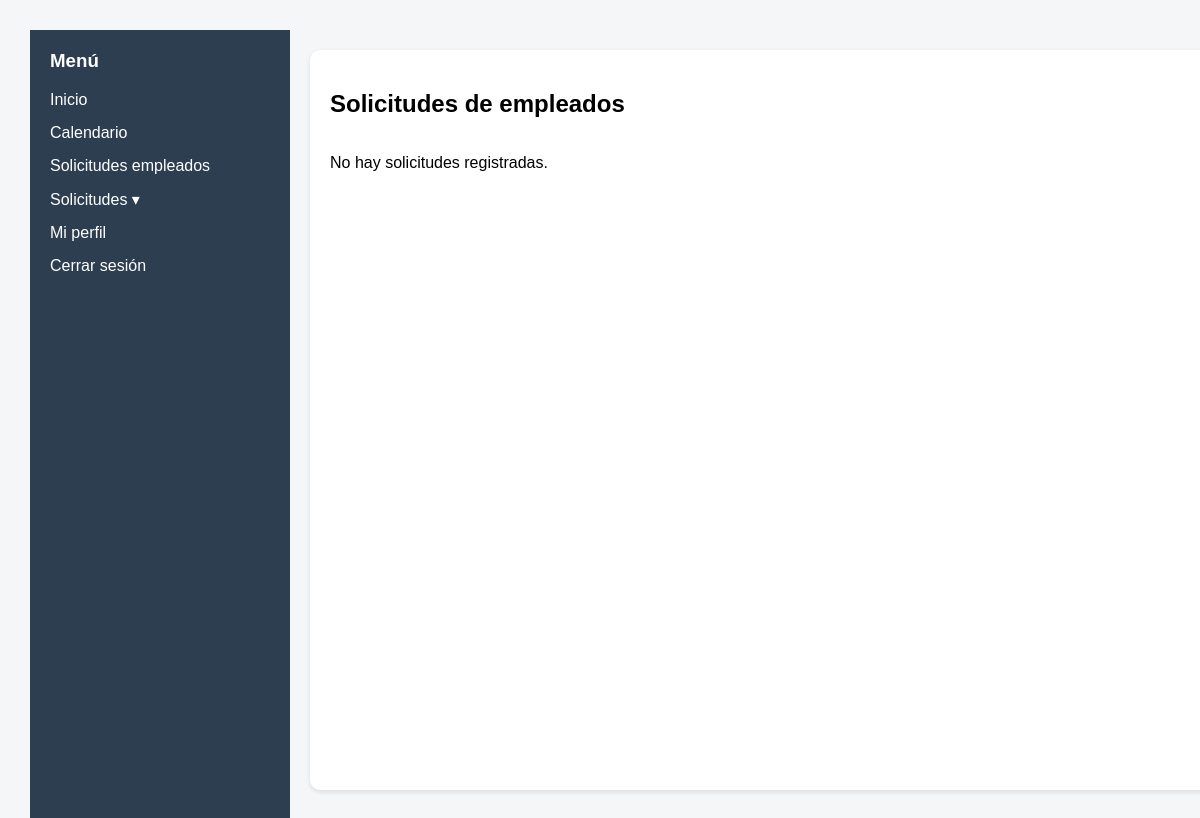
Before: /frontend/views/admin_solicitudes.php (signed in) with the older database file.
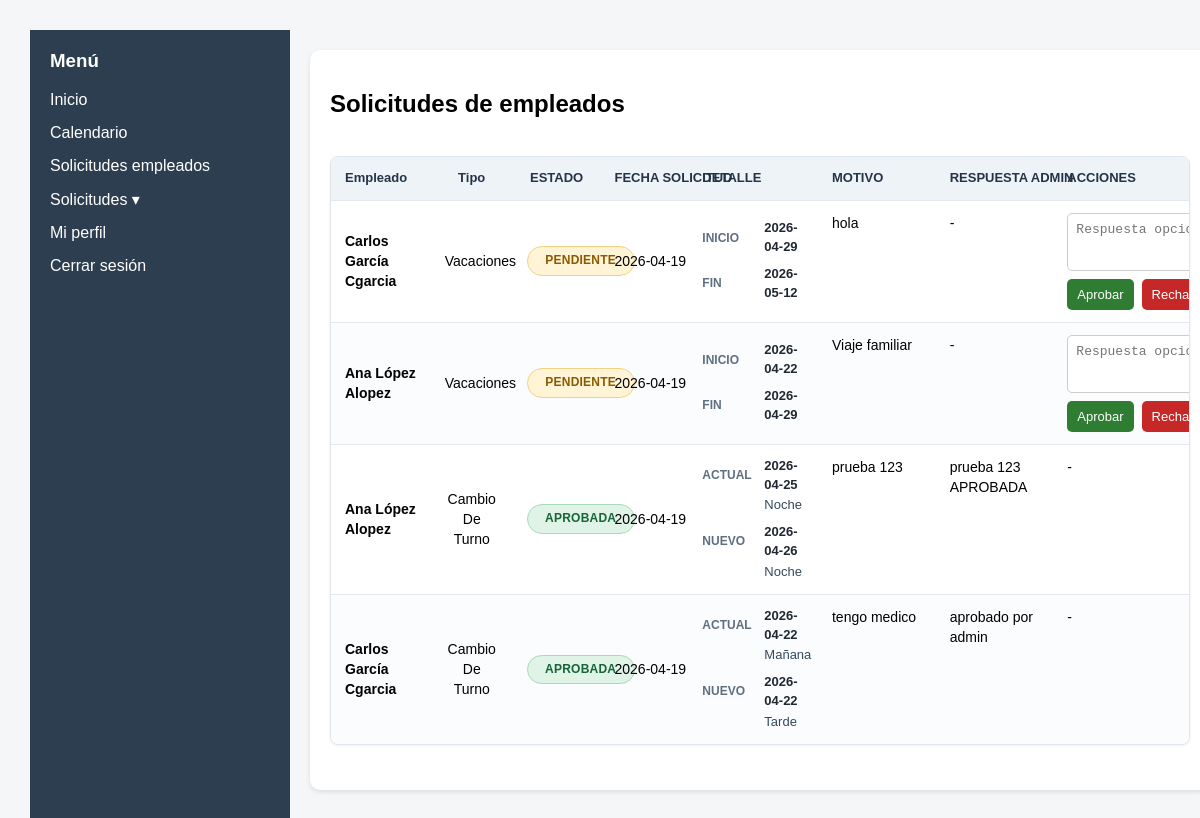
After: the same page with the newer database file.
### tables this page shows
CREATE TABLE SOLICITUD (
    id_solicitud INTEGER PRIMARY KEY AUTOINCREMENT,
    tipo TEXT NOT NULL,
    motivo TEXT,
    estado TEXT NOT NULL,
    fecha_solicitud TEXT NOT NULL,
    id_empleado INTEGER NOT NULL, fecha_inicio TEXT, fecha_fin TEXT, fecha_turno_actual TEXT, turno_actual TEXT, fecha_turno_nuevo TEXT, turno_nuevo TEXT, respuesta_admin TEXT,
    FOREIGN KEY (id_empleado) REFERENCES EMPLEADO(id_empleado)
);

CREATE TABLE EMPLEADO (
	id_empleado INTEGER PRIMARY KEY AUTOINCREMENT,
	nombre TEXT NOT NULL,
	email TEXT NOT NULL,
	dni TEXT NOT NULL,
	telefono TEXT,
	usuario TEXT NOT NULL,
	contrasena TEXT NOT NULL,
	rol TEXT NOT NULL
);

### frontend/views/admin_solicitudes.php (the view, shortened to what this page needs)
<?php include '../components/header.php'; ?>
<?php include '../components/layout.php'; ?>
<?php
$db = getDB();
$stmt = $db->prepare("
  SELECT
    s.id_solicitud,
    s.tipo,
    s.motivo,
    s.estado,
    s.fecha_solicitud,
    s.fecha_inicio,
    s.fecha_fin,
    s.fecha_turno_actual,
    s.turno_actual,
    s.fecha_turno_nuevo,
    s.turno_nuevo,
    s.respuesta_admin,
    e.nombre,
    e.usuario,
    e.email
  FROM SOLICITUD s
  INNER JOIN EMPLEADO e ON s.id_empleado = e.id_empleado
  ORDER BY
    CASE s.estado
      WHEN 'pendiente' THEN 1
      WHEN 'aprobada' THEN 2
      WHEN 'rechazada' THEN 3
      ELSE 4
    END,
    s.fecha_solicitud DESC,
    s.id_solicitud DESC
");
$stmt->execute();
$solicitudes = $stmt->fetchAll(PDO::FETCH_ASSOC);
function mostrarTipoSolicitud($tipo)
{
  $tipos = [
    'vacaciones' => 'Vacaciones',
    'cambio_turno' => 'Cambio de turno'
  ];
  return $tipos[$tipo] ?? $tipo;
}
function mostrarEstadoSolicitud($estado)
{
  $estados = [
    'pendiente' => 'Pendiente',
    'aprobada' => 'Aprobada',
    'rechazada' => 'Rechazada'
  ];
  return $estados[$estado] ?? $estado;
}
?>
<main>
  <div class="card">
    <h2>Solicitudes de empleados</h2>
    <?php if (count($solicitudes) === 0): ?>
      <p>No hay solicitudes registradas.</p>
    <?php else: ?>
      <table class="requests-table admin-requests-table">
        <thead>
          <tr>
            <th>Empleado</th>
            <th>Tipo</th>
            <th>Estado</th>
            <th>Fecha solicitud</th>
            <th>Detalle</th>
            <th>Motivo</th>
            <th>Respuesta admin</th>
            <th>Acciones</th>
          </tr>
        </thead>
        <tbody>
          <?php foreach ($solicitudes as $solicitud): ?>
            <tr>
              <td>
                <strong><?php echo htmlspecialchars($solicitud['nombre']); ?></strong>
                <br>
                <span><?php echo htmlspecialchars($solicitud['usuario']); ?></span>
              </td>
              <td><?php echo htmlspecialchars(mostrarTipoSolicitud($solicitud['tipo'])); ?></td>
              <td>
                <span class="status status-<?php echo htmlspecialchars($solicitud['estado']); ?>">
                  <?php echo htmlspecialchars(mostrarEstadoSolicitud($solicitud['estado'])); ?>
                </span>
              </td>
              <td><?php echo htmlspecialchars($solicitud['fecha_solicitud']); ?></td>
              <td>
                <?php if ($solicitud['tipo'] === 'vacaciones'): ?>
                  <div class="request-detail">
                    <div>
                      <span>Inicio</span>
                      <strong><?php echo htmlspecialchars($solicitud['fecha_inicio'] ?? ''); ?></strong>
                    </div>
                    <div>
                      <span>Fin</span>
                      <strong><?php echo htmlspecialchars($solicitud['fecha_fin'] ?? ''); ?></strong>
                    </div>
                  </div>
                <?php elseif ($solicitud['tipo'] === 'cambio_turno'): ?>
                  <div class="shift-change">
                    <div class="shift-change-row">
                      <span>Actual</span>
                      <strong><?php echo htmlspecialchars($solicitud['fecha_turno_actual'] ?? ''); ?></strong>
                      <em><?php echo htmlspecialchars($solicitud['turno_actual'] ?? ''); ?></em>
                    </div>
                    <div class="shift-change-row">
                      <span>Nuevo</span>
                      <strong><?php echo htmlspecialchars($solicitud['fecha_turno_nuevo'] ?? ''); ?></strong>
                      <em><?php echo htmlspecialchars($solicitud['turno_nuevo'] ?? ''); ?></em>
                    </div>
                  </div>
                <?php else: ?>
                  -
                <?php endif; ?>
              </td>
              <td><?php echo nl2br(htmlspecialchars($solicitud['motivo'] ?? '')); ?></td>
              <td>
                <?php echo nl2br(htmlspecialchars($solicitud['respuesta_admin'] ?? '-')); ?>
              </td>
              <td>
                <?php if ($solicitud['estado'] === 'pendiente'): ?>
                  <form method="POST" class="admin-action-form">
                    <textarea name="respuesta_admin" placeholder="Respuesta opcional"></textarea>
                    <div class="admin-action-buttons">
                      <button class="primary approve-btn" type="submit" name="accion" value="aprobada">Aprobar</button>
                      <button class="primary reject-btn" type="submit" name="accion" value="rechazada">Rechazar</button>
                    </div>
                  </form>
                <?php else: ?>
                  -
                <?php endif; ?>
              </td>
            </tr>
          <?php endforeach; ?>
        </tbody>
      </table>
    <?php endif; ?>
  </div>
</main>
<?php include '../components/footer.php'; ?>

### frontend/components/header.php (shortened to what this page needs)
<!DOCTYPE html>
<html lang="es">
<head>
    <link rel="stylesheet" href="../css/styles.css">
</head>
<body>
    <div class="container">

### frontend/components/layout.php (shortened to what this page needs)
<aside>
  <h3>Menú</h3>
  <ul>
    <li><a href="menu.php">Inicio</a></li>
    <li><a href="calendario.php">Calendario</a></li>
    <?php if (isset($_SESSION['rol']) && $_SESSION['rol'] === 'admin'): ?>
    <li><a href="admin_solicitudes.php">Solicitudes empleados</a></li>
    <?php endif; ?>
    <li class="dropdown">
      <button class="dropdown-btn" type="button">Solicitudes ▾</button>
    </li>
    <li><a href="perfil.php">Mi perfil</a></li>
    <li><a href="logout.php">Cerrar sesión</a></li>
  </ul>
</aside>

### frontend/components/footer.php
</div>
</body>
</html>

Changed rows visible on the page:
added solicitud: id_empleado.nombre "Carlos García", id_empleado.usuario "Cgarcia", tipo "Vacaciones", estado "PENDIENTE", fecha_solicitud "2026-04-19", fecha_inicio "2026-04-29", fecha_fin "2026-05-12", motivo "hola", respuesta_admin "-"
added solicitud: id_empleado.nombre "Ana López", id_empleado.usuario "Alopez", tipo "Vacaciones", estado "PENDIENTE", fecha_solicitud "2026-04-19", fecha_inicio "2026-04-22", fecha_fin "2026-04-29", motivo "Viaje familiar", respuesta_admin "-"
added solicitud: id_empleado.nombre "Ana López", id_empleado.usuario "Alopez", tipo "Cambio De Turno", estado "APROBADA", fecha_solicitud "2026-04-19", fecha_turno_actual "2026-04-25", turno_actual "Noche", fecha_turno_nuevo "2026-04-26", turno_nuevo "Noche", motivo "prueba 123", respuesta_admin "prueba 123 APROBADA"
added solicitud: id_empleado.nombre "Carlos García", id_empleado.usuario "Cgarcia", tipo "Cambio De Turno", estado "APROBADA", fecha_solicitud "2026-04-19", fecha_turno_actual "2026-04-22", turno_actual "Mañana", fecha_turno_nuevo "2026-04-22", turno_nuevo "Tarde", motivo "tengo medico", respuesta_admin "aprobado por admin"
Other visible differences:
text no longer shown: "No hay solicitudes registradas."
text now shown: "Empleado Tipo ESTADO FECHA SOLICITUD DETALLE MOTIVO RESPUESTA ADMIN ACCIONES"
